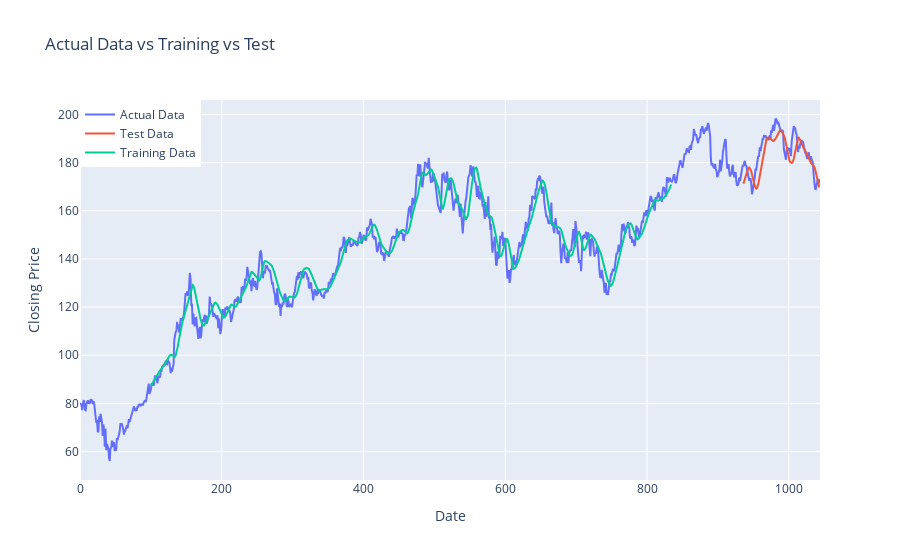

Write notebook code for a chart like this one.
### Code cell
# Create traces for all three datasets
trace_actual = go.Scatter(x=df2.index, y=df2['Close'], mode='lines', name='Actual Data', line=dict(width=2))
trace_test = go.Scatter(x=df2.index[len(df2) - len(testPredictPlot):], y=testPredictPlot.flatten(), mode='lines', name='Test Data', line=dict(width=2))
trace_train = go.Scatter(x=df2.index[:len(trainPredictPlot)], y=trainPredictPlot.values.flatten(), mode='lines', name='Training Data', line=dict(width=2))

# Plot layout for all datasets
layout_all = go.Layout(
    title='Actual Data vs Training vs Test',
    xaxis=dict(title='Date'),
    yaxis=dict(title='Closing Price'),
    legend=dict(x=0, y=1, traceorder="normal")
)

# Create figure for all datasets
fig_all = go.Figure(data=[trace_actual, trace_test, trace_train], layout=layout_all)

# Show plot for all datasets
fig_all.show()

### Figure 1 — Plotly figure (JSON) as saved in the notebook; plotly's stock layout.template omitted (floating-point values rounded to 4 significant figures; data arrays with more than 128 entries replaced by an {"elided": "..."} marker saying what was removed)
{"data": [{"line": {"width": 2}, "mode": "lines", "name": "Actual Data", "type": "scatter", "x": {"elided": "1045 int values"}, "y": {"elided": "1045 float values"}}, {"line": {"width": 2}, "mode": "lines", "name": "Test Data", "type": "scatter", "x": {"elided": "1045 int values"}, "y": {"elided": "1045 float values"}}, {"line": {"width": 2}, "mode": "lines", "name": "Training Data", "type": "scatter", "x": {"elided": "1045 int values"}, "y": {"elided": "1045 float values"}}], "layout": {"autosize": true, "legend": {"traceorder": "normal", "x": 0, "y": 1}, "title": {"text": "Actual Data vs Training vs Test"}, "xaxis": {"autorange": true, "range": [0, 1044], "title": {"text": "Date"}, "type": "linear"}, "yaxis": {"autorange": true, "range": [48.2, 206.0], "title": {"text": "Closing Price"}, "type": "linear"}}}
